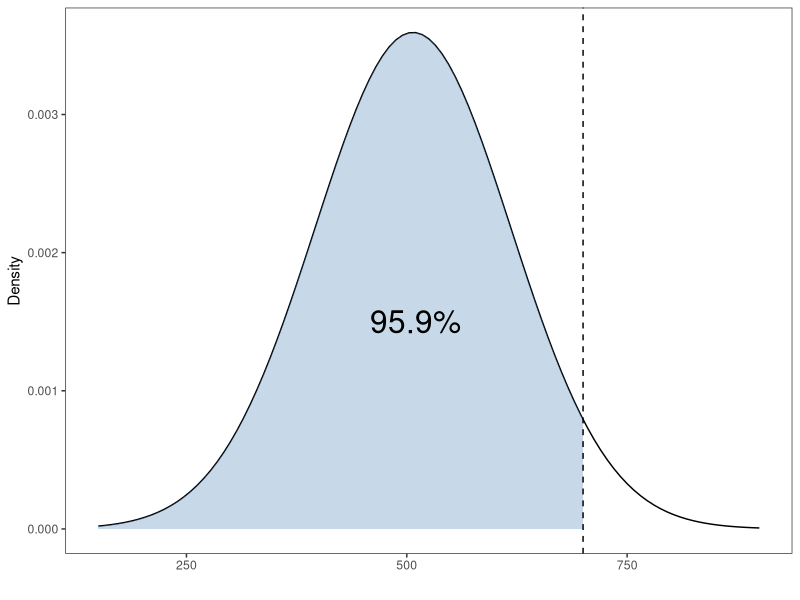
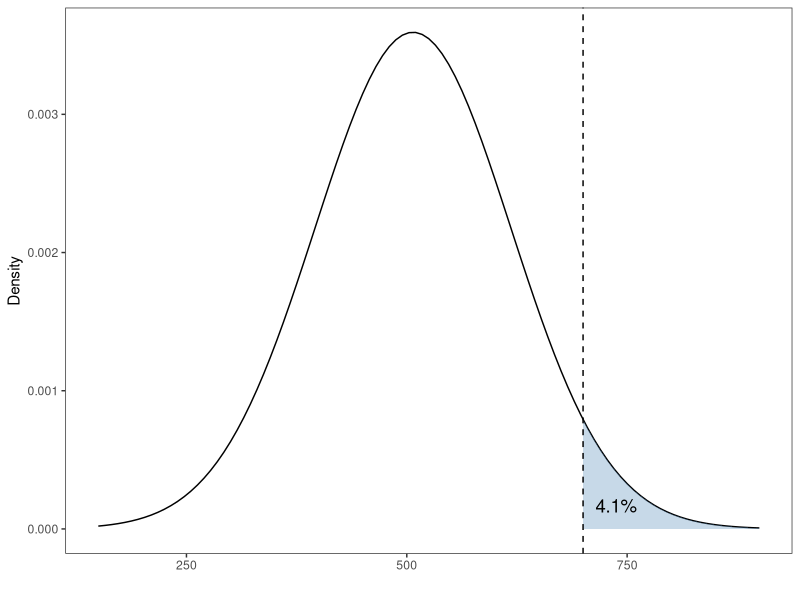
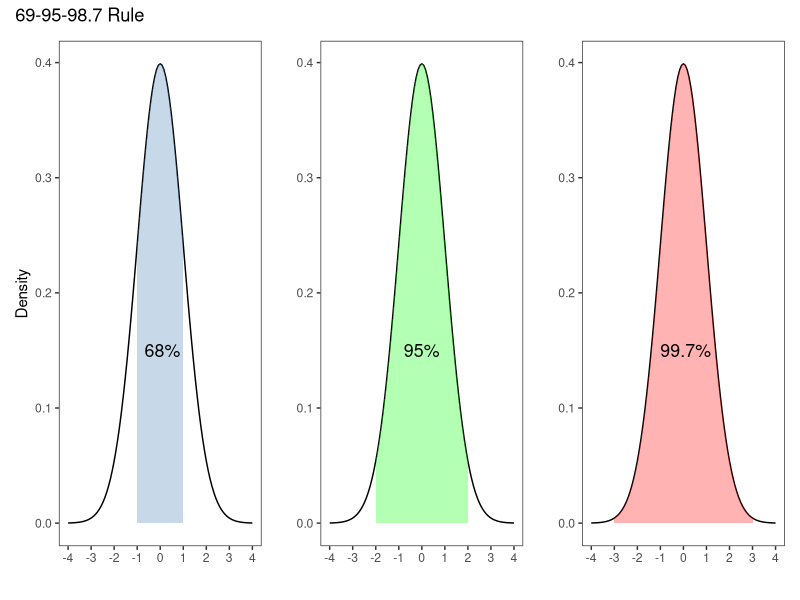
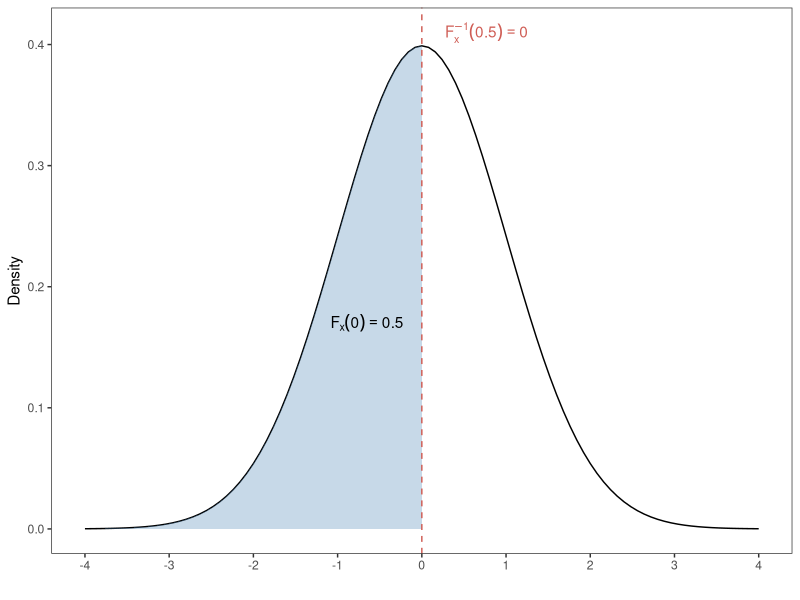
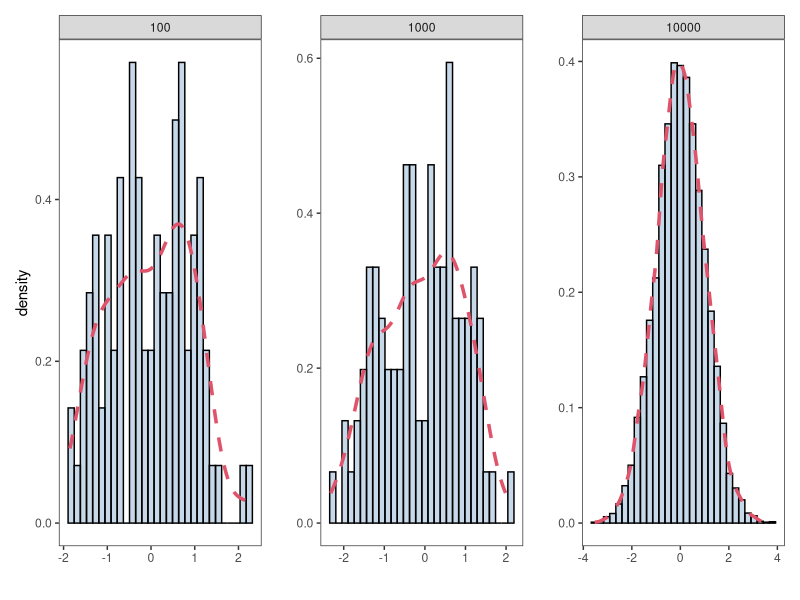

Reproduce these figures in R, in order.
## ---- chunk 1
knitr::opts_chunk$set(
  comment = "#>",
  fig.width = 6,
  fig.height = 4,
  warning = FALSE,
  eval = FALSE
)
library(ggplot2)
## ---- chunk 2
library(ggplot2)
library(patchwork)
## ---- chunk 3
theme_set(theme_bw())
theme_replace(panel.grid.minor = element_blank(),
              panel.grid.major = element_blank())
## ---- chunk 4
dnorm(x = 0,mean = 0,sd = 1)
## ---- chunk 5
dnorm(x=1:10, mean = 1, sd =3 )
## ---- chunk 6
pnorm(0,mean = 0, sd = 1)
## ---- chunk 7
prob1 <- round(pnorm(700, mean=507, sd=111) * 100,2)
p1 <- ggplot(data.frame(x = c(150,900)), aes(x)) +
  stat_function(fun = dnorm,
                geom = "line",
                xlim = c(150,900),
                args = list(
                  mean = 507,
                  sd = 111
                )) +
  stat_function(fun = dnorm,
                geom = "area",
                fill = 'steelblue',
                alpha =0.3,
                xlim = c(150, 700),
                args = list(
                  mean = 507,
                  sd = 111
                ))+
  annotate("text", x = 510, y = 0.0015, 
           label = paste0(prob1,'%'),
           size = 8)+
  geom_vline(xintercept = 700,linetype =2)+
  labs(x = '',y= 'Density')
## ---- chunk 8
p1
## ---- chunk 9
pnorm(700, mean=507, sd=111)
## ---- chunk 10
prob2 <- round(pnorm(700, mean=507, sd=111,
                     lower.tail = FALSE)*100,2)

p2 <- ggplot(data.frame(x = c(150,900)), aes(x)) +
  stat_function(fun = dnorm,
                geom = "line",
                xlim = c(150,900),
                args = list(
                  mean = 507,
                  sd = 111
                )) +
  stat_function(fun = dnorm,
                geom = "area",
                fill = 'steelblue',
                alpha =0.3,
                xlim = c(700, 900),
                args = list(
                  mean = 507,
                  sd = 111
                ))+
  annotate("text", x = 738, y = 0.00017, 
           label = paste0(prob2,'%'),
           size=4.7)+
  geom_vline(xintercept = 700,linetype =2)+
  labs(x = '',y= 'Density')
## ---- chunk 11
p2
## ---- chunk 12
1-pnorm(700, mean = 507, sd = 111)
## ---- chunk 13
pnorm(700, mean = 507, sd = 111, lower.tail = FALSE)
## ---- chunk 14
x_limits <- c(-4,4)
p1 <- ggplot(data.frame(x = x_limits), aes(x)) +
  stat_function(fun = dnorm,
                geom = "line",
                xlim = x_limits) +
  stat_function(fun = dnorm,
                geom = "area",
                fill = 'steelblue',
                alpha =0.3,
                xlim = c(-1, 1))+
  labs(x = '',y= 'Density')+
  annotate("text", x = 0.1, y = 0.15, 
           label = paste0(68,'%'),
           size=4.5)+
  scale_x_continuous(name = '',limits = x_limits,
                     breaks = -4:4)
## ---- chunk 15
p2 <- ggplot(data.frame(x = x_limits), aes(x)) +
  stat_function(fun = dnorm,
                geom = "line",
                xlim = x_limits) +
  stat_function(fun = dnorm,
                geom = "area",
                fill = "green",
                alpha =0.3,
                xlim = c(-2, 2)) +
  labs(x = '',y= '')+
  annotate("text", x = 0, y = 0.15, 
           label = paste0(95,'%'),
           size=4.5)+
  scale_x_continuous(name = '',limits = x_limits,
                     breaks = -4:4)
## ---- chunk 16
p3 <- ggplot(data.frame(x = x_limits), aes(x)) +  
  stat_function(fun = dnorm,
                geom = "line",
                xlim = x_limits) +
  stat_function(fun = dnorm,
                geom = "area",
                fill = "red",
                alpha = 0.3,
                xlim = c(-3, 3))+
  labs(x='',y='',)+
  annotate("text", x = 0.1, y = 0.15, 
           label = paste0(99.7,'%'),
           size=4.5)+
  scale_x_continuous(name = '',limits = x_limits,
                     breaks = -4:4)
## ---- chunk 17
plots <- p1+p2+p3+plot_layout(ncol = 3)+
  plot_annotation(title = '69-95-98.7 Rule')

## ---- chunk 18
plots
## ---- chunk 19
pnorm(1)-pnorm(-1)
## ---- chunk 20
pnorm(2) - pnorm(-2)
## ---- chunk 21
pnorm(3) - pnorm(-3)
## ---- chunk 22
x_limits <- c(-4,4)

p1 <- ggplot(data.frame(x = x_limits), aes(x)) +
  stat_function(fun = dnorm,
                geom = "line",
                xlim = x_limits) +
  stat_function(fun = dnorm,
                geom = "area",
                fill = 'steelblue',
                alpha =0.3,
                xlim = c(-4, 0))+
  geom_vline(xintercept = 0,linetype=2,color = '#cf5d55')+
  labs(x = '',y= 'Density')+
  annotate('text', x = -0.65, y = 0.17, 
           parse =TRUE,
           label = paste0(
             expression('F'[x]),'(0)==0.5') )+
  annotate('text',x = 0.77, y = 0.41,
           parse =TRUE,
           label = paste0(
             expression('F'[x]^{-1}),' *(0.5)==0'),
           color = '#cf5d55')+
  scale_x_continuous(name = '',limits = x_limits,
                     breaks = -4:4)

## ---- chunk 23
p1
## ---- chunk 24
qnorm(p=0.5)
## ---- chunk 25
qnorm(0.9589596, mean=507, sd=111)
## ---- chunk 26
set.seed(10)
## ---- chunk 27
rnorm(10, mean = 0, sd = 1)
## ---- chunk 28
rnorm(10)
## ---- chunk 29
rnorm(10, mean = 10, sd = 2)
## ---- chunk 30
p100 <- ggplot(data = data.frame(x=rnorm(100)),
               aes(x))+
  geom_histogram(aes(y = after_stat(density)),
                 colour = 1, fill = "steelblue",
                 alpha =0.3,
                 bins=30) +
  geom_density(linewidth = 1.2,
               linetype = 2,
               colour = 2)+
  labs(x= '',y = 'density')+
  facet_grid(~100)

p1000 <- ggplot(data = data.frame(x=rnorm(100)),
                aes(x))+
  geom_histogram(aes(y = after_stat(density)),
                 colour = 1, fill = "steelblue",
                 alpha = 0.3,bins=30) +
  geom_density(linewidth = 1.2,
               linetype = 2,
               colour = 2)+
  labs(x= '',y = '')+
  facet_grid(~1000)

p10000 <- ggplot(data = data.frame(x=rnorm(10000)),
                 aes(x))+
  geom_histogram(aes(y = after_stat(density)),
                 colour = 1, fill = "steelblue",
                 alpha = 0.3,bins=30) +
  geom_density(linewidth = 1.2,
               linetype = 2,
               colour = 2)+
  labs(x= '',y = '')+
  facet_grid(~10000)

plots <- p100 + p1000 + p10000 + plot_layout(ncol = 3)
## ---- chunk 31
plots
